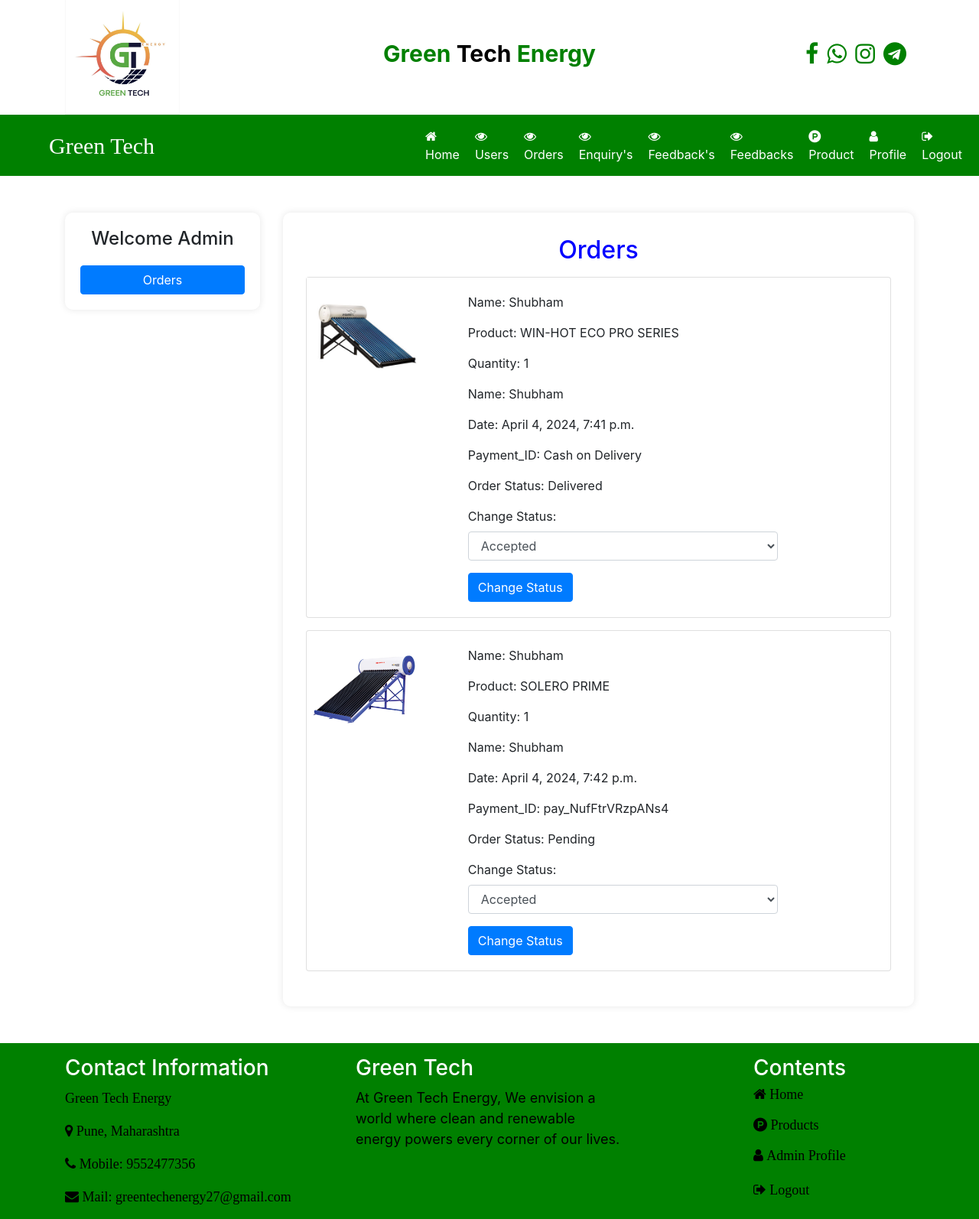
Page /admin_view_order (signed in) on the committed database.
### core/models.py (models this page shows, shortened)
class OrderPlaced(models.Model):
    user = models.ForeignKey(User, on_delete=models.CASCADE)
    customer = models.ForeignKey(CustomerLogin, on_delete=models.CASCADE)
    product = models.ForeignKey(Product, on_delete=models.CASCADE)
    quantity = models.IntegerField()
    payment_id = models.CharField(max_length=100)
    ordered_date = models.DateTimeField(auto_now_add=True)
    status = models.CharField(max_length=50, choices=STATUS_CHOICES, default='Pending')

class Product(models.Model):
    name = models.CharField(max_length=100)
    price = models.DecimalField(max_digits=10, decimal_places=2)
    rating = models.IntegerField(choices=[(i, i) for i in range(1, 6)])
    description = models.TextField()
    category = models.CharField(max_length=100)
    quantity = models.CharField(max_length=10, null=True)
    product_image = models.ImageField(upload_to='product_images/')

### core/views.py (the view)
# urls.py: path('admin_view_order', admin_view_order, name="admin_view_order"),
def admin_view_order(request):
    if not request.user.is_authenticated:
        return redirect('admin_login')
    data = OrderPlaced.objects.all()
    d = {'data': data}
    return render(request, 'admin_view_order.html', d)

### core/templates/admin_view_order.html (shortened to what this page needs)
{% extends 'admin_home.html' %}
{% block main-content %}
  <div class="container my-5">
    <div class="row">
        <div class="col-md-3">
            <div class="nav-sidebar" style="background-color: #fff;
        border-radius: 10px;
        box-shadow: 0px 0px 10px 0px rgba(0,0,0,0.1);
        padding: 20px;">
                <div class="text-center">
                    <h3 style="font-size: 24px;
            margin-bottom: 20px;">Welcome <span class="text-capitalize">{{ request.user }}</span></h3>
                </div>
                <a href="{% url 'new_address' %}" class="btn btn-primary btn-block">Orders</a>
            </div>
        </div>
        <div class="col-md-9">
    <div class="form-container" style="background-color: #fff;
        border-radius: 10px;
        box-shadow: 0px 0px 10px 0px rgba(0,0,0,0.1);
        padding: 30px;">
        <h2 class="text-center mb-3" style="color: blue;">Orders</h2>
        <div class="row">
            {% for i in data %}
            <div class="col-sm-12 mb-3">
                <div class="card address-card">
                    <div class="row no-gutters">
                        <div class="col-md-3">
                            <img src="{{i.product.product_image.url}}" alt="" srcset="" class="img-fluid" height="150" width="150">
                        </div>
                        <div class="col-md-7">
                            <div class="card-body">
                                <p>Name: {{i.user.first_name}}</p>
                                <p>Product: {{i.product.name}}</p>
                                <p>Quantity: {{i.quantity}}</p>
                                <p>Name: {{i.user.first_name}}</p>
                                <p>Date: {{i.ordered_date}}</p>
                                <p>Payment_ID: {{i.payment_id}}</p>
                                <p>Order Status: {{i.status}}</p>
                                <form action="{% url 'change_status' i.id %}" method="post">
    <div class="form-group">
        <label for="new_status">Change Status:</label>
        <select class="form-control" id="new_status" name="new_status">
            <option value="Accepted">Accepted</option>
        </select>
    </div>
    <button type="submit" class="btn btn-primary">Change Status</button>
</form>
                            </div>
                        </div>
                    </div>
                </div>
            </div>
            {% endfor %}
        </div>
    </div>
</div>
    </div></div>
{% endblock main-content %}

### rows in the picture
OrderPlaced: product.product_image (picture), user.first_name "Shubham", product.name "WIN-HOT ECO PRO SERIES", quantity "1", ordered_date "April 4, 2024, 7:41 p.m.", payment_id "Cash on Delivery", status "Delivered"
OrderPlaced: product.product_image (picture), user.first_name "Shubham", product.name "SOLERO PRIME", quantity "1", ordered_date "April 4, 2024, 7:42 p.m.", payment_id "pay_NufFtrVRzpANs4", status "Pending"

### other values in the picture
{{ request.user }} "Admin"
